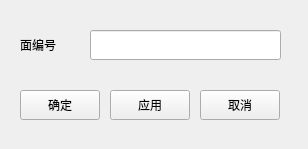
<?xml version="1.0" encoding="UTF-8"?>
<ui version="4.0">
 <class>frmEMPEC</class>
 <widget class="QMainWindow" name="frmEMPEC">
  <property name="geometry">
   <rect>
    <x>0</x>
    <y>0</y>
    <width>308</width>
    <height>149</height>
   </rect>
  </property>
  <property name="windowTitle">
   <string>电磁-PEC</string>
  </property>
  <widget class="QWidget" name="centralwidget">
   <widget class="QPushButton" name="btnApply">
    <property name="geometry">
     <rect>
      <x>110</x>
      <y>90</y>
      <width>80</width>
      <height>30</height>
     </rect>
    </property>
    <property name="text">
     <string>应用</string>
    </property>
   </widget>
   <widget class="QPushButton" name="btnCancel">
    <property name="geometry">
     <rect>
      <x>200</x>
      <y>90</y>
      <width>80</width>
      <height>30</height>
     </rect>
    </property>
    <property name="text">
     <string>取消</string>
    </property>
   </widget>
   <widget class="QPushButton" name="btnOK">
    <property name="geometry">
     <rect>
      <x>20</x>
      <y>90</y>
      <width>80</width>
      <height>30</height>
     </rect>
    </property>
    <property name="text">
     <string>确定</string>
    </property>
   </widget>
   <widget class="QLineEdit" name="txtFaceId">
    <property name="geometry">
     <rect>
      <x>90</x>
      <y>30</y>
      <width>191</width>
      <height>30</height>
     </rect>
    </property>
   </widget>
   <widget class="QLabel" name="label">
    <property name="geometry">
     <rect>
      <x>20</x>
      <y>30</y>
      <width>60</width>
      <height>30</height>
     </rect>
    </property>
    <property name="text">
     <string>面编号</string>
    </property>
    <property name="alignment">
     <set>Qt::AlignLeading|Qt::AlignLeft|Qt::AlignVCenter</set>
    </property>
   </widget>
  </widget>
 </widget>
 <resources/>
 <connections/>
</ui>
